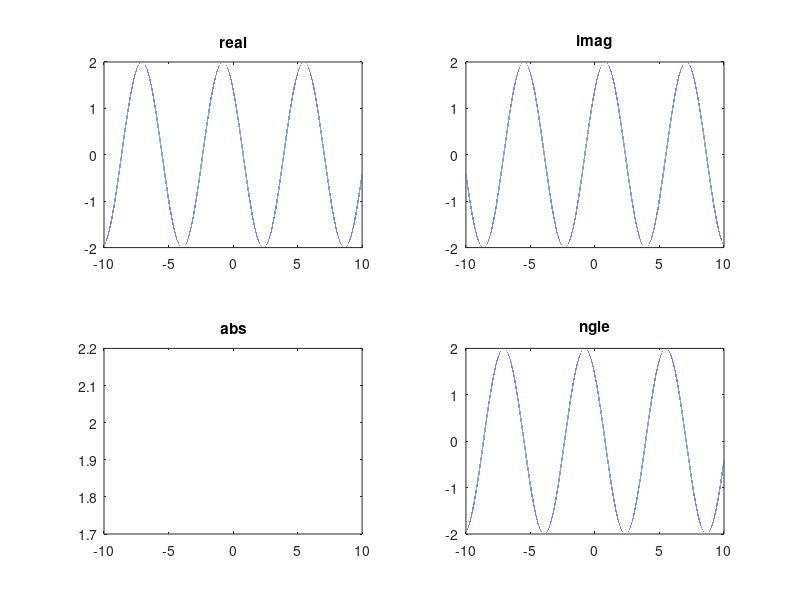

MATLAB code for this plot:
clear all
clc

t=-10:0.0001:10
f=2*exp(i*(t+pi/4))
r=real(f)
im=imag(f)
a=abs(f)
an=angle(f).*180./pi

subplot(2,2,1)
plot(t,r)
title('real')

subplot(2,2,2)
plot(t,im)
title('imag')

subplot(2,2,3)
plot(t,a)
title('abs')

subplot(2,2,4)
plot(t,r)
title('ngle')
